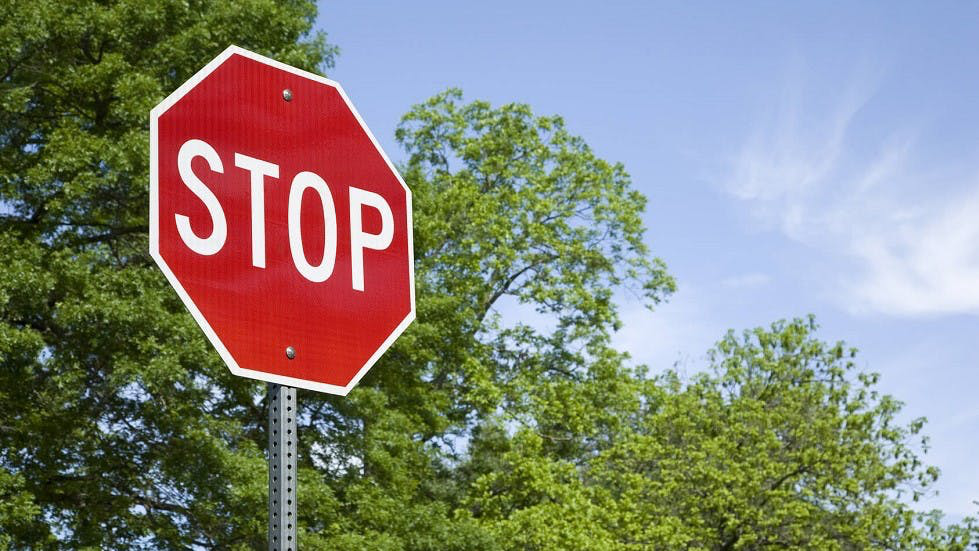
#> input picture pythonProjects/photoEditor/imgs/stop.png, 979 x 551 px
$ python drawingOnImages.py
#> lines starting #> are read from the running program, lines starting #| are printed output that depends on the picture
from PIL import Image, ImageFont, ImageDraw
import math
import os

path = './imgs'
pathOut = '/editedImgs'

stopImg = Image.open(f"{path}/stop.png")
#> stopImg is the input picture: PIL image 979x551 RGB; mean R, G, B 133.1, 133.3, 123.1

#Adding a Text

watermark_image = stopImg.copy()

# Image is converted into editable form using
# Draw function and assigned to draw
draw = ImageDraw.Draw(watermark_image)

# ("font type",font size)
font = ImageFont.truetype("arial.ttf", 50)

text = u"""\
Youssef
Belemkaddem \n Ismail"""


# Decide the text location, color and font
# (255,255,255)-White color text
draw.text((50, 0), text, (255, 255, 255), font=font)

watermark_image.show()
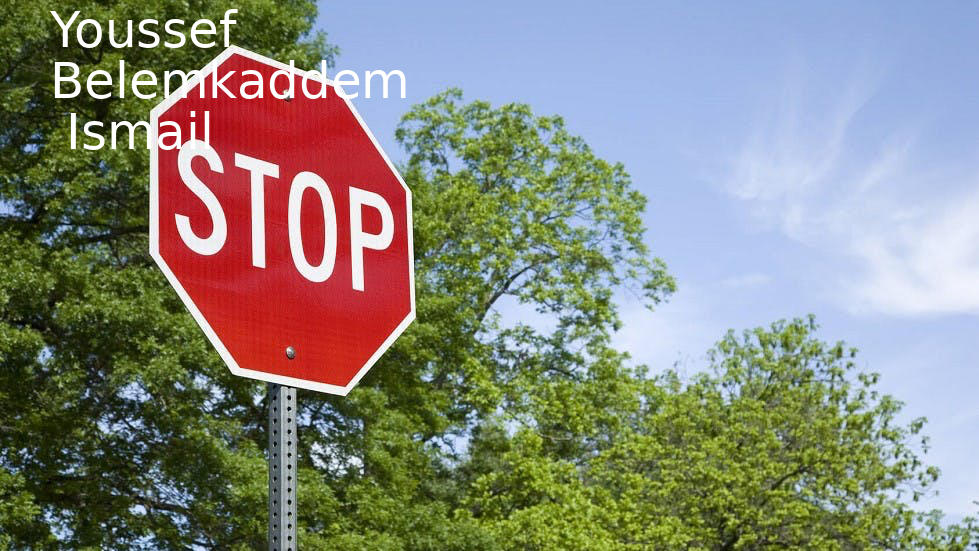
#> shown: PIL image 979x551 RGB; mean R, G, B 135.1, 135.7, 125.8

w, h = 500, 300
shape = [(40, 40), (w - 10, h - 10)]

# creating new Image object
img = Image.new("RGB", (w, h),(125,125,125))
#> img: PIL image 500x300 RGB; every value is 125

# create line image
img1 = ImageDraw.Draw(img)
#img1.line(shape, fill="none", width=0)
img1.line((0,0,300,200),fill=(255,250,250),width=10)
img1.rectangle((100,100,200,200), fill="#ffff33", outline="red")
side = 8
xy = [
    ((math.cos(th) + 1) * 90,
     (math.sin(th) + 1) * 60)
    for th in [i * (2 * math.pi) / side for i in range(side)]
]

img1.polygon(((200, 200), (300, 100), (250, 50)),fill=(255, 250, 0),outline=(0, 255, 0))
img1.polygon(xy, fill="#eeeeff", outline="blue")
img.show()
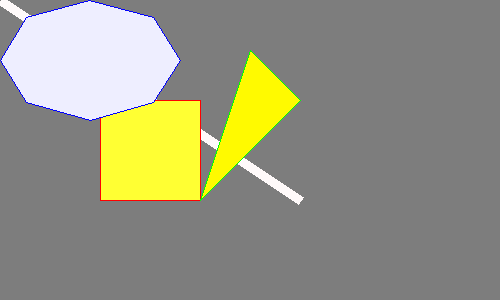
#> shown: PIL image 500x300 RGB; mean R, G, B 149.2, 149, 130.2
